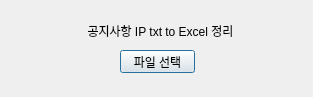
<?xml version="1.0" encoding="UTF-8"?>
<ui version="4.0">
 <class>Dialog</class>
 <widget class="QDialog" name="Dialog">
  <property name="geometry">
   <rect>
    <x>0</x>
    <y>0</y>
    <width>313</width>
    <height>97</height>
   </rect>
  </property>
  <property name="windowTitle">
   <string>Dialog</string>
  </property>
  <widget class="QLabel" name="label">
   <property name="enabled">
    <bool>true</bool>
   </property>
   <property name="geometry">
    <rect>
     <x>70</x>
     <y>20</y>
     <width>181</width>
     <height>21</height>
    </rect>
   </property>
   <property name="text">
    <string>공지사항 IP txt to Excel 정리</string>
   </property>
   <property name="textFormat">
    <enum>Qt::PlainText</enum>
   </property>
   <property name="alignment">
    <set>Qt::AlignCenter</set>
   </property>
  </widget>
  <widget class="QPushButton" name="pushButton">
   <property name="geometry">
    <rect>
     <x>120</x>
     <y>50</y>
     <width>75</width>
     <height>23</height>
    </rect>
   </property>
   <property name="text">
    <string>파일 선택</string>
   </property>
  </widget>
 </widget>
 <resources/>
 <connections/>
</ui>
